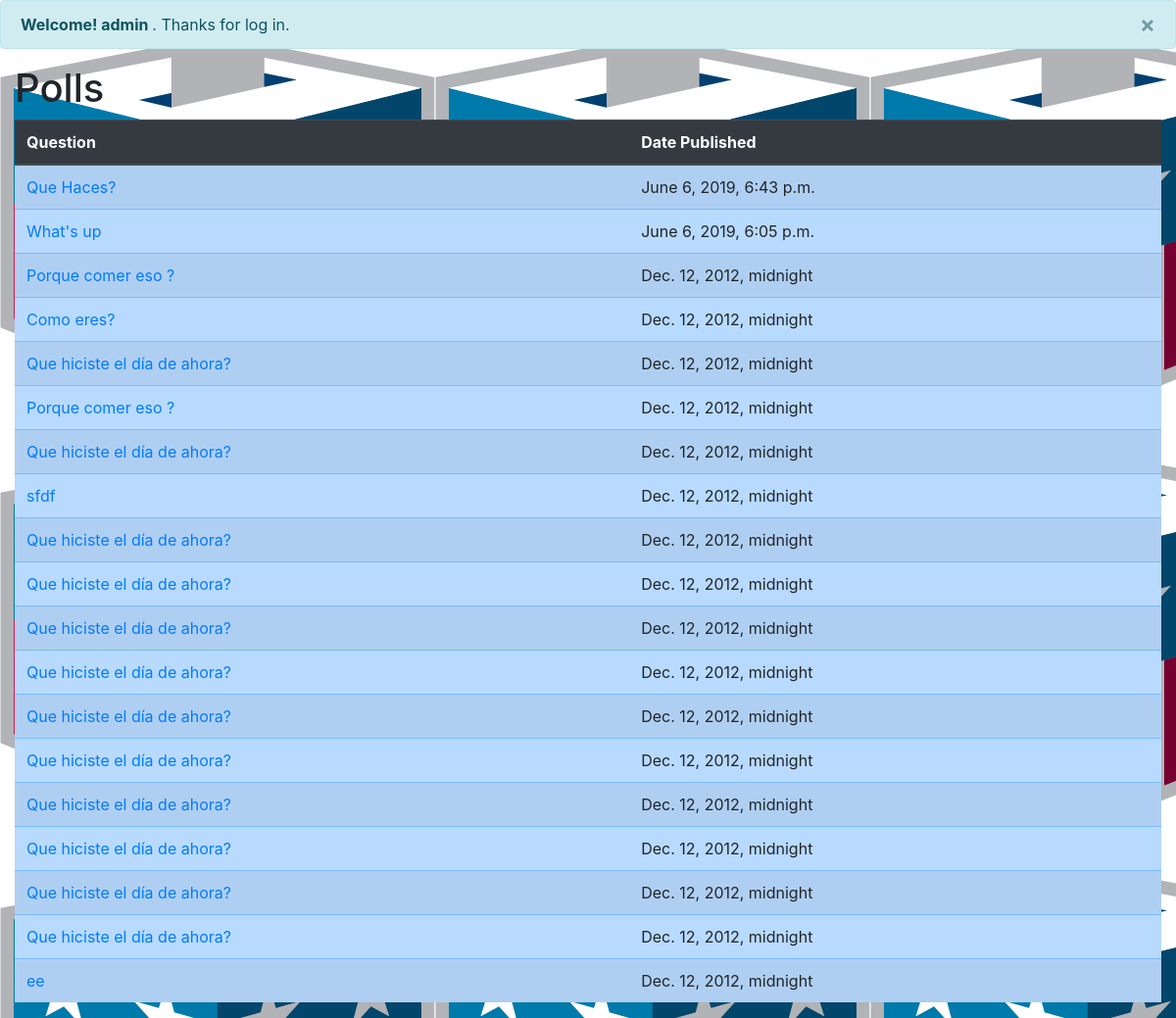
The app's page /polls/ (signed in), older data.
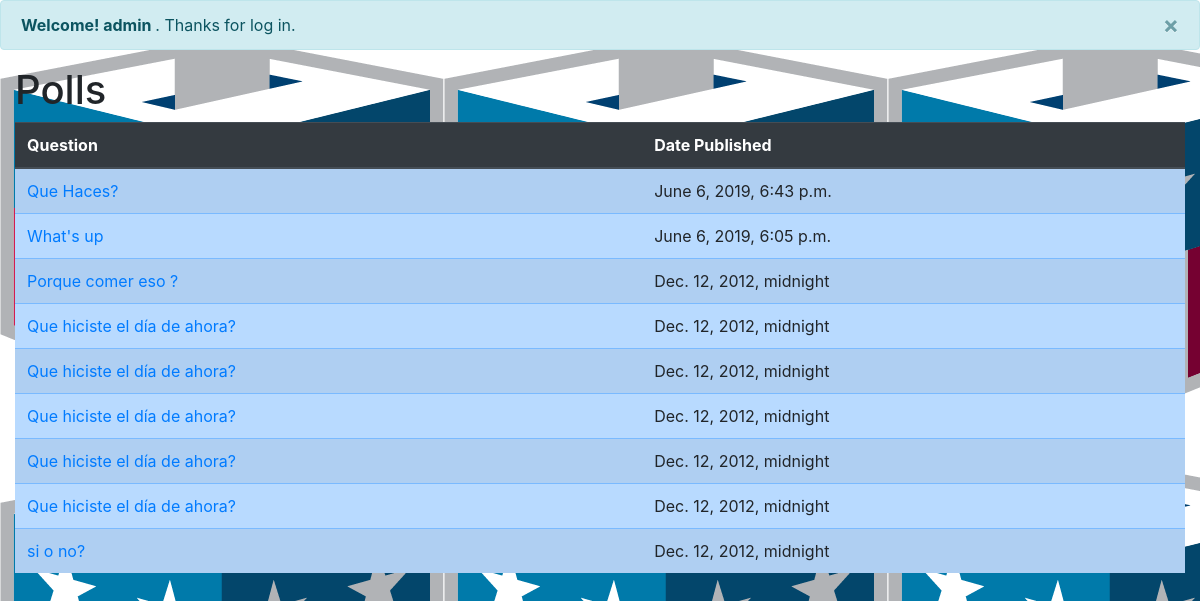
The same page, newer data.
### polls/models.py (models this page shows, shortened)
class Question(models.Model):
    question_text = models.CharField("Question", max_length=200, unique=True)
    pub_date = models.DateTimeField("Date Published")
    def was_published_recently(self):
        now = timezone.now()
        return now - timedelta(days=1) <= self.pub_date <= now
    was_published_recently.admin_order_field = "pub_date"
    was_published_recently.boolean = True
    was_published_recently.short_description = "Published recently?"

### polls/views.py (the view)
# urls.py: path("", views.IndexView.as_view(), name="index"),
class IndexView(ListView):
    template_name = "polls/index.html"
    context_object_name = "latest_question_list"
    def get_queryset(self):
        return Question.objects.filter(pub_date__lte=timezone.now()).order_by(
            "-pub_date"
        )

### polls/templates/polls/index.html (shortened to what this page needs)
{% load static %}
<head>
    <link rel="stylesheet" type="text/css" href="{% static 'polls/style.css' %}">
    <link rel="stylesheet" href="https://maxcdn.bootstrapcdn.com/bootstrap/4.3.1/css/bootstrap.min.css">
</head>
<body>
    {% if user.is_authenticated %}
        <div class="alert alert-info alert-dismissible fade show">
            <button type="button" class="close" data-dismiss="alert">&times;</button>
            <strong>Welcome! {{ user.username }} </strong>. Thanks for log in.
        </div>
        <div class="container-fluid">
            <h1> Polls </h1>
            <table class="table table-primary table-striped">
                <thead class="thead-dark">
                    <tr>
                        <th> Question </th>
                        <th> Date Published </th>
                    </tr>
                </thead>
                <tbody>
                {% if latest_question_list %}
                        {% for question in latest_question_list %}
                        <tr>
                            <td><a href="{% url 'polls:detail' question.id %}">{{ question.question_text }}</a>
                            </td>
                            <td>{{ question.pub_date }}</td>
                        </tr>
                        {% endfor %}
                {% else %}
                    <p>No polls are available. </p>
                {% endif %}
                </tbody>
            </table>
        </div>
    {% else %}
        <div class="alert alert-info alert-dismissible fade show">
            <button type="button" class="close" data-dismiss="alert">&times;</button>
            <strong>Welcome new user! </strong>. Please <a href="{% url 'polls:login' %}">log in. </a>
        </div>
    {% endif %}
</body>

Row changes from the older to the newer data that the page shows:
removed Question: question_text "Como eres?", pub_date "Dec. 12, 2012, midnight"
removed Question: question_text "Porque comer eso ?", pub_date "Dec. 12, 2012, midnight"
removed Question: question_text "sfdf", pub_date "Dec. 12, 2012, midnight"
removed Question: question_text "Que hiciste el día de ahora?", pub_date "Dec. 12, 2012, midnight"
removed Question: question_text "Que hiciste el día de ahora?", pub_date "Dec. 12, 2012, midnight"
removed Question: question_text "Que hiciste el día de ahora?", pub_date "Dec. 12, 2012, midnight"
removed Question: question_text "Que hiciste el día de ahora?", pub_date "Dec. 12, 2012, midnight"
removed Question: question_text "Que hiciste el día de ahora?", pub_date "Dec. 12, 2012, midnight"
removed Question: question_text "Que hiciste el día de ahora?", pub_date "Dec. 12, 2012, midnight"
removed Question: question_text "Que hiciste el día de ahora?", pub_date "Dec. 12, 2012, midnight"
removed Question: question_text "ee", pub_date "Dec. 12, 2012, midnight"
added Question: question_text "si o no?", pub_date "Dec. 12, 2012, midnight"
